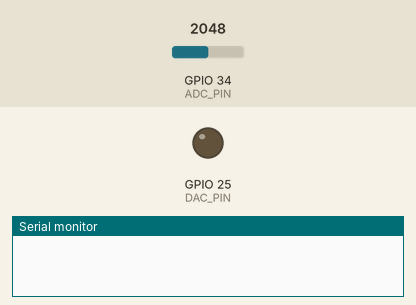
Recording of a sketch running on a simulated ESP32. Parts: output pins drawn as LEDs (lit = HIGH), the last lines printed to the serial monitor. Inputs (shaded band) come from the test bench; at power-on: GPIO 34 (ADC_PIN) = 2048 (analog values on the 0–4095 scale).

Above: at 0.05 s.
At 2.65 s:
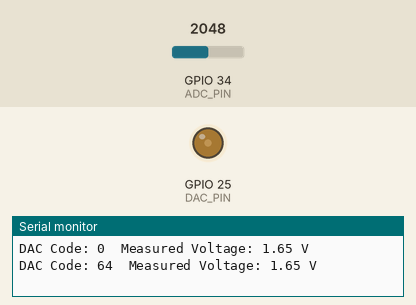
At 5.25 s:
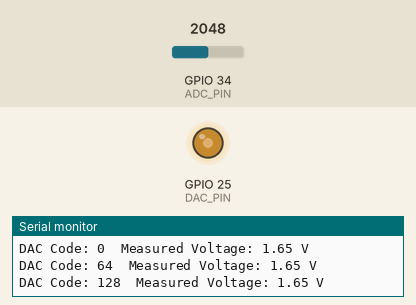
At 10.5 s:
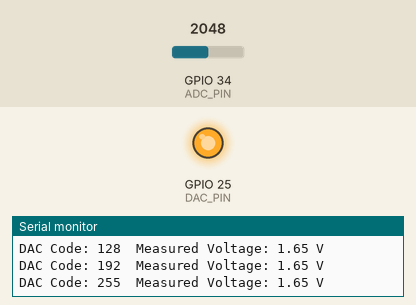
Timing chart, 0 to 13.7 s (numbered marks = the images above):
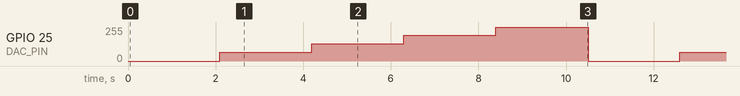

The sketch:

05_dac_adc_loopback.ino
```cpp
#include <Arduino.h>

const uint8_t DAC_PIN = 25;
const uint8_t ADC_PIN = 34;

void setup() {
  Serial.begin(115200);

  analogReadResolution(12);
  analogSetPinAttenuation(ADC_PIN, ADC_11db);
}

void loop() {
  const uint8_t dacSteps[] = {0, 64, 128, 192, 255};

  for (int i = 0; i < 5; i++) {
    uint8_t val = dacSteps[i];

    // Output 8-bit DAC voltage on GPIO 25
    dacWrite(DAC_PIN, val);
    delay(100); // Allow voltage level to settle

    // Read back internal DAC voltage via GPIO 34 loopback
    uint32_t mv = analogReadMilliVolts(ADC_PIN);
    float volts = mv / 1000.0;

    Serial.print("DAC Code: ");
    Serial.print(val);
    Serial.print("\tMeasured Voltage: ");
    Serial.print(volts, 2);
    Serial.println(" V");

    delay(2000);
  }
}
```

Measured:
- by itself, GPIO 25 (DAC_PIN): repeats every 10.5 s: 128/255 2.1 s, 192/255 2.1 s, 255/255 2.1 s, 0/255 2.1 s, 64/255 2.1 s
